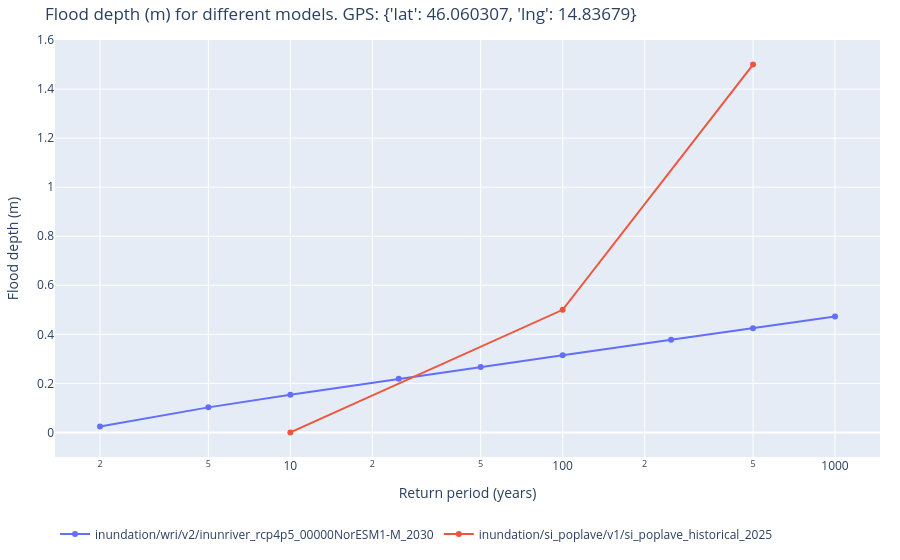

Write notebook code for a chart like this one.
### Code cell
data, request = get_wri_and_si_floods_data(litija_1)
fig = plot_wri_and_si_floods_data(data, request)
fig.show()

### Figure 1 — Plotly figure (JSON) as saved in the notebook; plotly's stock layout.template omitted (floating-point values rounded to 4 significant figures)
{"data": [{"name": "inundation/wri/v2/inunriver_rcp4p5_00000NorESM1-M_2030", "type": "scatter", "x": [2, 5, 10, 25, 50, 100, 250, 500, 1000], "xaxis": "x", "y": [0.02402, 0.1021, 0.1537, 0.2187, 0.2669, 0.3147, 0.3776, 0.425, 0.4724], "yaxis": "y"}, {"name": "inundation/si_poplave/v1/si_poplave_historical_2025", "type": "scatter", "x": [10, 100, 500], "xaxis": "x", "y": [0, 0.5, 1.5], "yaxis": "y"}], "layout": {"legend": {"orientation": "h", "y": -0.15}, "margin": {"b": 20, "l": 20, "r": 20, "t": 40}, "title": {"text": "Flood depth (m) for different models. GPS: {'lat': 46.060307, 'lng': 14.83679}"}, "xaxis": {"anchor": "y", "domain": [0, 1], "title": {"font": {"size": 14}, "text": "Return period (years)"}, "type": "log"}, "yaxis": {"anchor": "x", "domain": [0, 1], "title": {"font": {"size": 14}, "text": "Flood depth (m)"}}}}
